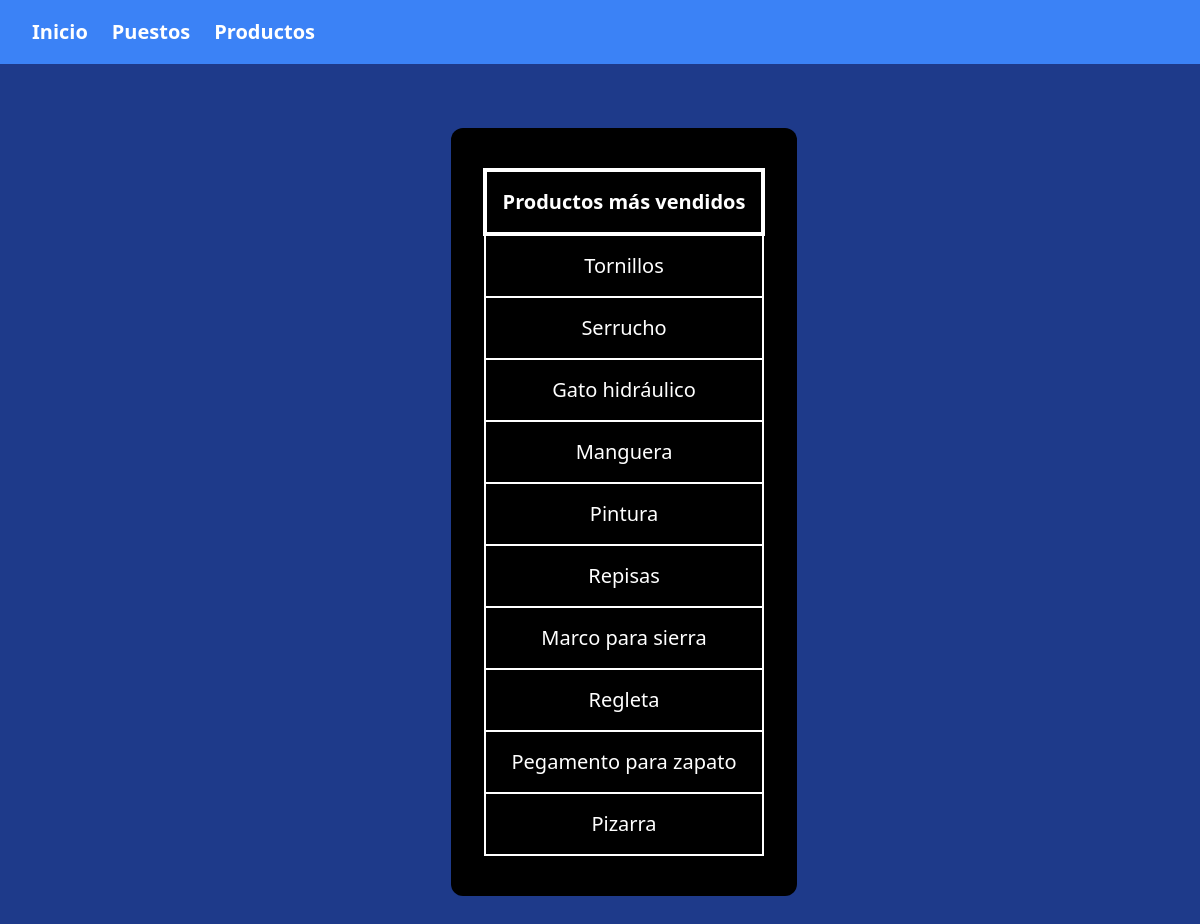
The page /productos.php on the database its author committed.
### tables this page shows
CREATE TABLE IF NOT EXISTS `planilla` (
  `vendedores` varchar(155) NOT NULL,
  `puesto` varchar(155) DEFAULT NULL,
  `producto` varchar(155) DEFAULT NULL,
  PRIMARY KEY (`vendedores`)
);

### Controller/controlador_productos.php (called while the page is built)
<?php
    require('Model/conexion.php');
    $con = new Conexion();
    $productos = $con->getProductos();
    require('Views/vista_productos.php');
?>

### Model/conexion.php (called while the page is built, shortened)
<?php
    class Conexion{
        private $con;
        public function __construct(){
            $this->con = new mysqli('localhost', 'root', '', 'ferreteriafc');
        }
        public function getProductos(){
            $query = $this->con->query('SELECT producto FROM planilla');
            $retorno = [];
            $i = 0;
            while($fila = $query->fetch_assoc()){
                $retorno[$i]  = $fila;
                $i++;
            }
            return $retorno;
        }
    }
?>

### Views/vista_productos.php (the view, shortened to what this page needs)
<!DOCTYPE html>
<html lang="en">
<head>
    <script src="https://cdn.tailwindcss.com"></script>
</head>
<body class="bg-blue-900">
    <nav class="flex h-25 space-x-6 h-16 bg-blue-500 items-center text-xl pl-8 text-white font-bold">
        <a class="transition-all hover:shadow-2xl hover:scale-125" href="index">Inicio</a>
        <a class="transition-all hover:shadow-2xl hover:scale-125" href="puestos">Puestos</a>
        <a class="transition-all hover:shadow-2xl hover:scale-125" href="productos">Productos</a>
    </nav>
    <div class="flex w-full h-full justify-center items-center my-16">
        <div class="h-fit px-8 py-10 flex flex-col justify-around rounded-xl ml-12 bg-black">
            <table class="table-fixed text-xl text-white text-center">
            <thead>
                <tr>
                    <th class="border-4 border-white p-4">Productos más vendidos</th>
                </tr>
            </thead>
            <tbody>
                <?php
                    foreach($productos as $producto){
                        echo "<tr>";
                        echo "<td class=\"border-2 border-white p-4\">".$producto['producto']."</td>";
                        echo "</tr>";
                    }
                ?>
            </tbody>
            </table>
        </div>
    </div>
</body>
</html>

### productos.php (shortened to what this page needs)
<!DOCTYPE html>
<html lang="en">
<head>
</head>
<body>
    <?php
        require('Controller/controlador_productos.php');
    ?>
</body>
</html>

### rows shown on the page
planilla: producto "Tornillos"
planilla: producto "Serrucho"
planilla: producto "Gato hidráulico"
planilla: producto "Manguera"
planilla: producto "Pintura"
planilla: producto "Repisas"
planilla: producto "Marco para sierra"
planilla: producto "Regleta"
planilla: producto "Pegamento para zapato"
planilla: producto "Pizarra"
